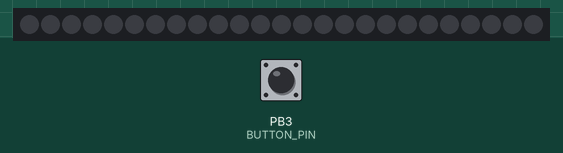
Recording of a sketch running on a simulated ATtiny85, built with avr-gcc and run on an emulated ATtiny85. On the bench: 25 RGB LEDs in strip order, left to right. Inputs (shaded band) come from the test bench; at power-on: PB3 (BUTTON_PIN) LOW. Dim RGB values are drawn brighter than linear; random numbers use the default seed unless the sketch sets one.

Above: at 1.2 s.
1.3 s: PB3 (BUTTON_PIN) pulled HIGH for 1 s
3.8 s: PB3 (BUTTON_PIN) pulled HIGH for 3.2 s
8.5 s: PB3 (BUTTON_PIN) pulled HIGH for 1 s
11.4 s: PB3 (BUTTON_PIN) pulled HIGH for 3.2 s
At 11.73 s:
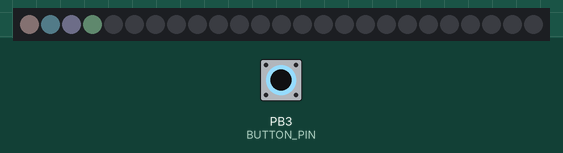

The sketch:

adventTree.ino
```cpp
// Advent Calendar Christmas Tree project
// http://www.iliketomakestuff.com/make-arduino-powered-advent-calendar
// By: Bob Clagett for I Like To Make Stuff

//modified from example code from Adafruit.
//https://github.com/adafruit/Adafruit-WS2801-Library

/*
This code is messy, and unsupported :)
I was in a hurry. Feel free to improve it and send pull requests!
*/

#include "Adafruit_WS2801.h"
#include "SPI.h" // Comment out this line if using Trinket or Gemma
#ifdef __AVR_ATtiny85__
 #include <avr/power.h>
#endif


uint8_t dataPin  = 4;    // Yellow wire on Adafruit Pixels
uint8_t clockPin = 5;    // Green wire on Adafruit Pixels
int BUTTON_PIN=3;
long randNumber;
int val=0;
int dayCounter=0;
int i=0;
bool causeDelay=false;
int baseBrightness = 10;
int maxBrightnessChange = 5;

// Variables will change:
int ledState = HIGH;         // the current state of the output pin
int buttonState;             // the current reading from the input pin
int lastButtonState = LOW;   // the previous reading from the input pin

// the following variables are unsigned long's because the time, measured in miliseconds,
// will quickly become a bigger number than can be stored in an int.
unsigned long lastDebounceTime = 0;  // the last time the output pin was toggled
unsigned long debounceDelay = 50;    // the debounce time; increase if the output flickers

// Don't forget to connect the ground wire to Arduino ground,
// and the +5V wire to a +5V supply

Adafruit_WS2801 strip = Adafruit_WS2801(25, dataPin, clockPin);


void setup() {
  randomSeed(analogRead(0));
#if defined(__AVR_ATtiny85__) && (F_CPU == 16000000L)
  clock_prescale_set(clock_div_1); // Enable 16 MHz on Trinket
#endif

pinMode(BUTTON_PIN, INPUT);
  strip.begin();

  // Update LED contents, to start they are all 'off'
  strip.show();
}


void loop() {
   // read the state of the switch into a local variable:
  int reading = digitalRead(BUTTON_PIN);

  // check to see if you just pressed the button
  // (i.e. the input went from LOW to HIGH),  and you've waited
  // long enough since the last press to ignore any noise:

  // If the switch changed, due to noise or pressing:
  if (reading != lastButtonState) {
    // reset the debouncing timer
    lastDebounceTime = millis();
  }

  if ((millis() - lastDebounceTime) > debounceDelay) {
    // whatever the reading is at, it's been there for longer
    // than the debounce delay, so take it as the actual current state:

    // if the button state has changed:
    if (reading != buttonState) {
      buttonState = reading;

      // only toggle the LED if the new button state is HIGH
      if (buttonState == HIGH) {
        dayCounter++;
        ledState = !ledState;
      }
    }
  }

  // set the LED:
 // if (buttonState == HIGH) {         // check if the input is HIGH (button released)

 if (dayCounter>25){
      dayCounter=0;
  }
  setupColoredDays();

//  }

  lastButtonState = reading;
}

void setupColoredDays(){
  for (i=0; i < 25; i++) {
    if(i<dayCounter){
          int clr0 = baseBrightness - random(maxBrightnessChange);
          int clr1 = baseBrightness - random(maxBrightnessChange);
          int clr2 = baseBrightness - random(maxBrightnessChange);
      strip.setPixelColor(i, clr0,clr1,clr2);
      if(i==24){
        strip.setPixelColor(i, 255,255,255);
      }
    }else{
      strip.setPixelColor(i, 0,0,0);
      }
    }
    strip.show();   // write all the pixels out
    delay(150);
 }
```
